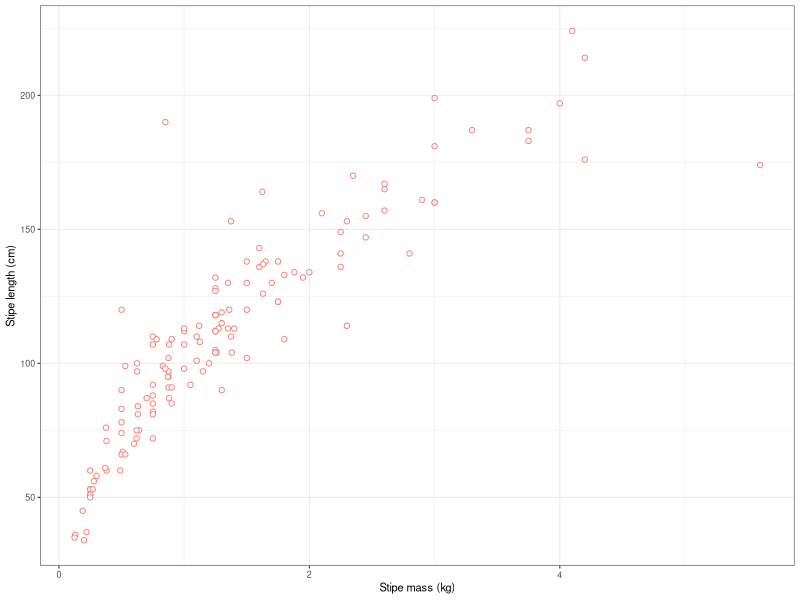

Recreate this plot in R.
## ---- chunk 1
knitr::opts_chunk$set(
  comment = "R>", 
  warning = FALSE, 
  message = FALSE,
  fig.width = 4.5,
  fig.height = 2.625,
  out.width = "75%",
  fig.asp = NULL, # control via width/height
  dpi = 300
)

ggplot2::theme_set(
  ggplot2::theme_minimal(base_size = 8)
)
ggplot2::theme_set(
  ggplot2::theme_bw(base_size = 8)
)
## ---- chunk 2
library(tidyverse)
## ---- chunk 3
laminaria <- read_csv(here::here("data", "laminaria.csv"))
## ---- chunk 4
head(laminaria)
## ---- chunk 5
head(laminaria, n = 3)
tail(laminaria, n = 2)
## ---- chunk 6
glimpse(laminaria)
## ---- chunk 7
names(laminaria)
## ---- chunk 8
library(skimr)
skim(iris) # using built-in `iris` data
## ---- chunk 9
ggplot(data = laminaria, aes(x = stipe_mass, y = stipe_length)) +
  geom_point(shape = 21, colour = "salmon", fill = "white") +
  labs(x = "Stipe mass (kg)", y = "Stipe length (cm)")
